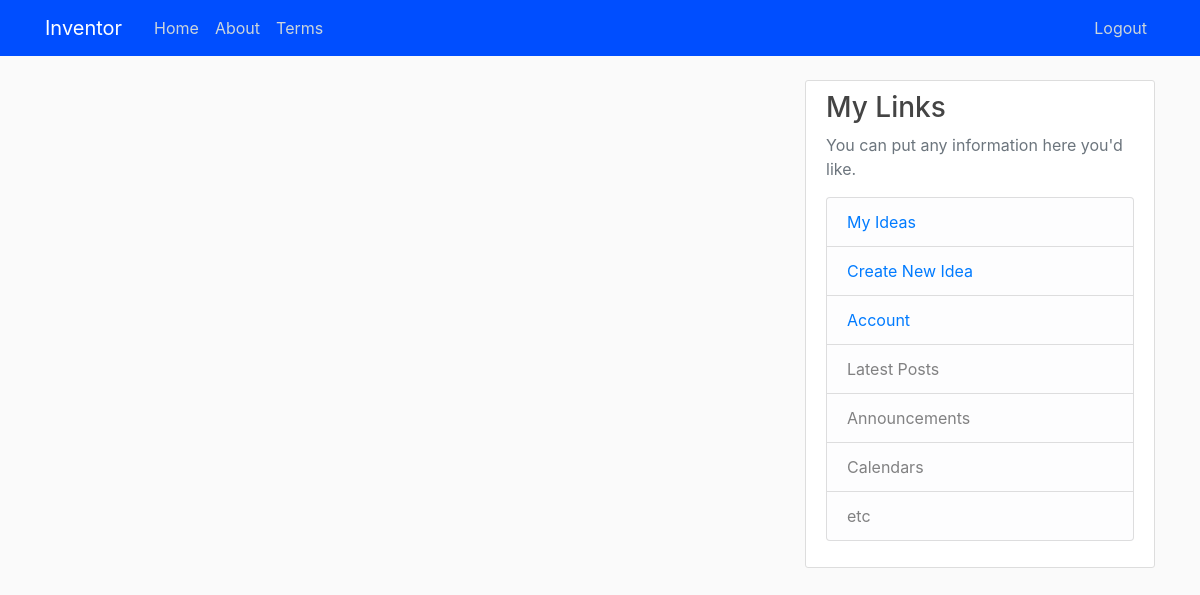
The app's page /home (signed in), older data.
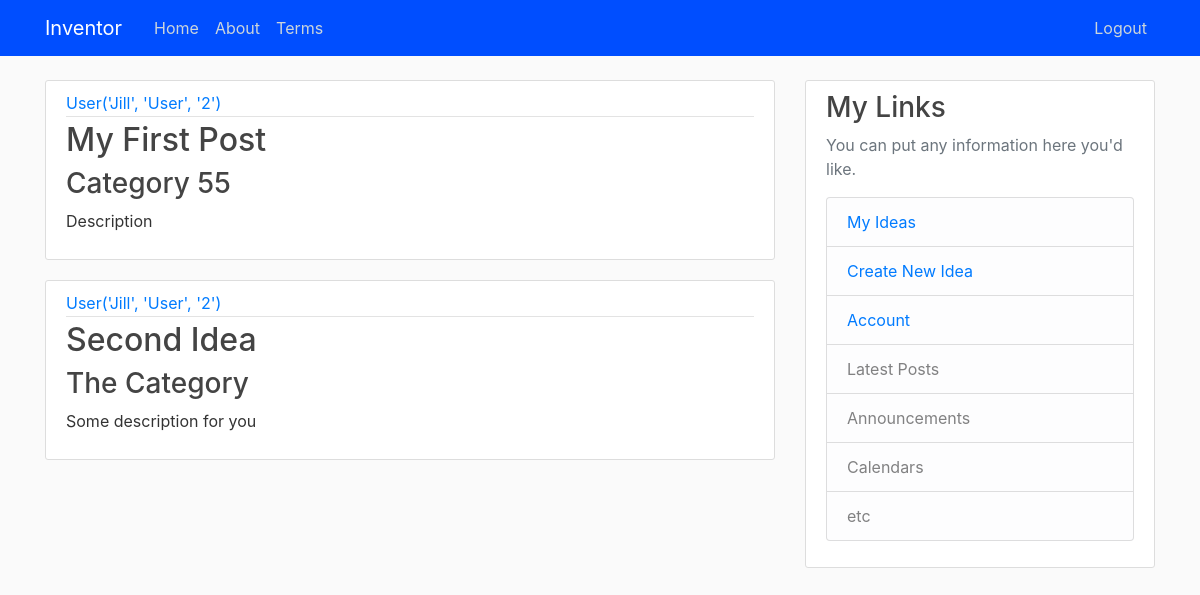
The same page, newer data.
### inventor/models.py (models this page shows, shortened)
class Idea(db.Model):
    id = db.Column(db.Integer, primary_key=True)
    title = db.Column(db.String(64), nullable=False)
    description = db.Column(db.Text, nullable=False)
    category = db.Column(db.String(64), nullable=False)
    company = db.Column(db.String(64), nullable=False)
    featured_image = db.Column(db.String(20), nullable=False, default='default_image.jpg')
    secondary_image = db.Column(db.String(20), nullable=False, default='default_image.jpg')
    primary_document = db.Column(db.String(20))
    secondary_document = db.Column(db.String(20))
    date_created = db.Column(db.DateTime, nullable=False, default=datetime.utcnow)
    user_id = db.Column(db.Integer, db.ForeignKey('user.id'), nullable=False)

class User(db.Model, UserMixin):
    id = db.Column(db.Integer, primary_key=True)
    first_name = db.Column(db.String(64), nullable=False)
    last_name = db.Column(db.String(64), nullable=False)
    email = db.Column(db.String(120), nullable=False, unique=True)
    password = db.Column(db.String(64), nullable=False)
    address1 = db.Column(db.String(120))
    address2 = db.Column(db.String(120))
    city = db.Column(db.String(60))
    state = db.Column(db.String(60))
    postal_code = db.Column(db.String(15))
    country = db.Column(db.String(120))
    phone = db.Column(db.String(20))
    role = db.Column(db.Integer, nullable=False, default=0)
    profile_image = db.Column(db.String(20), nullable=False, default='default.jpg')
    nda = db.Column(db.Integer, nullable=False, default=0)
    date_created = db.Column(db.DateTime, nullable=False, default=datetime.utcnow)
    ideas = db.relationship('Idea', backref='inventor', lazy=True)
    def __repr__(self):
        return f"User('{self.first_name}', '{self.last_name}', '{self.id}')"

### inventor/routes.py (the view)
@app.route('/home')
@login_required
def home():
    ideas = Idea.query.filter_by(user_id=current_user.id).all()
    return render_template('home.html', ideas=ideas)

### inventor/models.py (called while the page is built)
@login_manager.user_loader
def load_user(user_id):
    return User.query.get(int(user_id))

### inventor/templates/home.html (shortened to what this page needs)
{% extends 'layout.html' %}
{% block content %}
   {% for idea in ideas %}
    <article class="media content-section">
      <div class="media-body">
        <div class="article-metadata">
          <a class="mr-2" href="#">{{ idea.inventor }}</a>
        </div>
        <h2><a class="article-title" href="#">{{ idea.title }}</a></h2>
          <h3><a class="article-title" href="#">{{ idea.category }}</a></h3>
        <p  ssssclass="article-content">{{ idea.description }}</p>
      </div>
    </article>
{%  endfor %}
{% endblock content %}

### inventor/templates/layout.html (shortened to what this page needs)
<!doctype html>
<html lang="en">
<head>
    <link rel="stylesheet" href="https://stackpath.bootstrapcdn.com/bootstrap/4.1.3/css/bootstrap.min.css">
    <link rel="stylesheet" href="{{ url_for('static', filename='styles.css') }}">
</head>
<body>
<header class="site-header">
  <nav class="navbar navbar-expand-md navbar-dark bg-steel fixed-top">
    <div class="container">
      <a class="navbar-brand mr-4" href="/">Inventor</a>
      <div class="collapse navbar-collapse" id="navbarToggle">
        <div class="navbar-nav mr-auto">
          <a class="nav-item nav-link" href="/">Home</a>
          <a class="nav-item nav-link" href="/about">About</a>
            <a class="nav-item nav-link" href="/terms">Terms</a>
        </div>
        <div class="navbar-nav">
          {% if current_user.is_authenticated %}
            <a class="nav-item nav-link" href="{{ url_for('logout') }}">Logout</a>
          {% else %}
            <a class="nav-item nav-link" href="{{ url_for('login') }}">Login</a>
            <a class="nav-item nav-link" href="{{ url_for('register') }}">Register</a>
          {% endif %}
        </div>
      </div>
    </div>
  </nav>
</header>
<main role="main" class="container">
  <div class="row">
    <div class="col-md-8">
      {% block content %}{% endblock %}
    </div>
    <div class="col-md-4">
      <div class="content-section">
        <h3>My Links</h3>
        <p class='text-muted'>You can put any information here you'd like.
          <ul class="list-group">
              {% if current_user.is_authenticated %}
              <li class="list-group-item list-group-item-light"><a href="#"">My Ideas</a></li>
              <li class="list-group-item list-group-item-light"><a href="{{ url_for('new_idea') }}">Create New Idea</a></li>
              <li class="list-group-item list-group-item-light"><a href="{{ url_for('account') }}">Account</a></li>
              {% endif %}
            <li class="list-group-item list-group-item-light">Latest Posts</li>
            <li class="list-group-item list-group-item-light">Announcements</li>
            <li class="list-group-item list-group-item-light">Calendars</li>
            <li class="list-group-item list-group-item-light">etc</li>
          </ul>
        </p>
      </div>
    </div>
  </div>
</main>
</body>
</html>

### inventor/static/styles.css (style rules this page uses)
body { background: #fafafa; color: #333333; margin-top: 5rem; }
h1, h2, h3, h4, h5, h6 { color: #444444; }
.bg-steel { background-color: #004eff; }
.site-header .navbar-nav .nav-link { color: #cbd5db; }
.content-section { background: #ffffff; padding: 10px 20px; border: 1px solid #dddddd; border-radius: 3px; margin-bottom: 20px; }
.article-title { color: #444444; }
.article-metadata { padding-bottom: 1px; margin-bottom: 4px; border-bottom: 1px solid #e3e3e3 }

Row changes from the older to the newer data that the page shows:
added Idea: inventor "User('Jill', 'User', '2')", title "My First Post", category "Category 55", description "Description"
added Idea: inventor "User('Jill', 'User', '2')", title "Second Idea", category "The Category", description "Some description for you"
